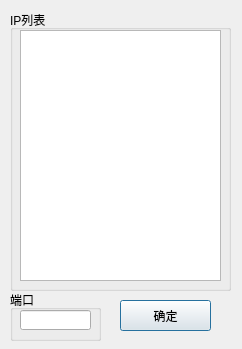
<?xml version="1.0" encoding="UTF-8"?>
<ui version="4.0">
 <class>Frm_GetIP</class>
 <widget class="QDialog" name="Frm_GetIP">
  <property name="geometry">
   <rect>
    <x>0</x>
    <y>0</y>
    <width>242</width>
    <height>349</height>
   </rect>
  </property>
  <property name="windowTitle">
   <string>选择IP</string>
  </property>
  <widget class="QGroupBox" name="groupBox">
   <property name="geometry">
    <rect>
     <x>10</x>
     <y>10</y>
     <width>221</width>
     <height>281</height>
    </rect>
   </property>
   <property name="title">
    <string>IP列表</string>
   </property>
   <widget class="QListWidget" name="show_IPs_ListWidget">
    <property name="geometry">
     <rect>
      <x>10</x>
      <y>20</y>
      <width>201</width>
      <height>251</height>
     </rect>
    </property>
   </widget>
  </widget>
  <widget class="QGroupBox" name="groupBox_2">
   <property name="geometry">
    <rect>
     <x>10</x>
     <y>290</y>
     <width>91</width>
     <height>51</height>
    </rect>
   </property>
   <property name="title">
    <string>端口</string>
   </property>
   <widget class="QLineEdit" name="get_TcpIp_LineEdit">
    <property name="geometry">
     <rect>
      <x>10</x>
      <y>20</y>
      <width>71</width>
      <height>20</height>
     </rect>
    </property>
    <property name="text">
     <string/>
    </property>
   </widget>
  </widget>
  <widget class="QPushButton" name="OK_PushButton">
   <property name="geometry">
    <rect>
     <x>120</x>
     <y>300</y>
     <width>91</width>
     <height>31</height>
    </rect>
   </property>
   <property name="text">
    <string>确定</string>
   </property>
  </widget>
 </widget>
 <resources/>
 <connections/>
</ui>
